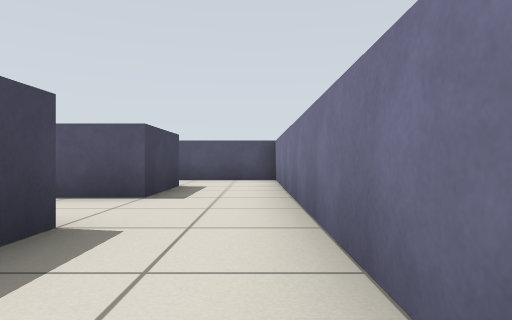
View 1 (above)

18 first-person views from a walk through a world built for the Gazebo simulator. The camera is 0.51 m above the floor, looks level and sees 75° across. The floor is counted in squares, 1 m on a side. Each view is taken from the middle of a square. On the plan, view 1 faces up. The plan holds only what a view shows up to about 9 squares ahead; the rest is blank. Robots are left out.

View 2
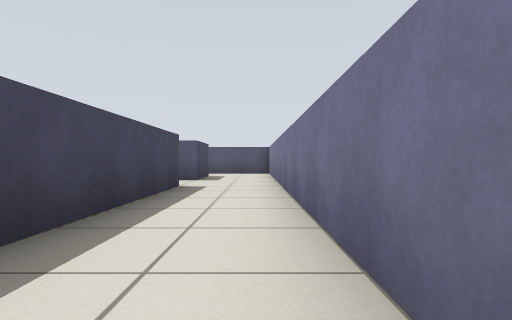

View 3
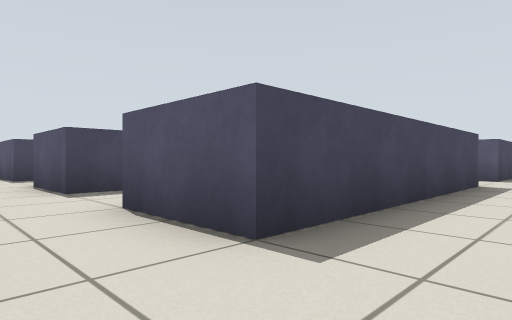

View 4
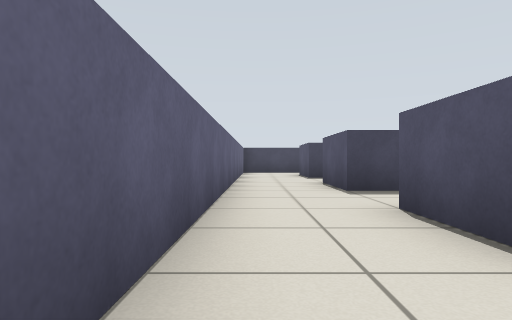

View 5
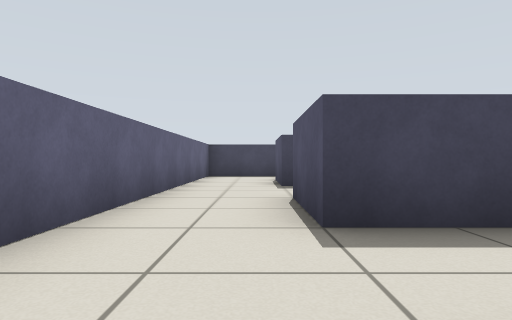

View 6
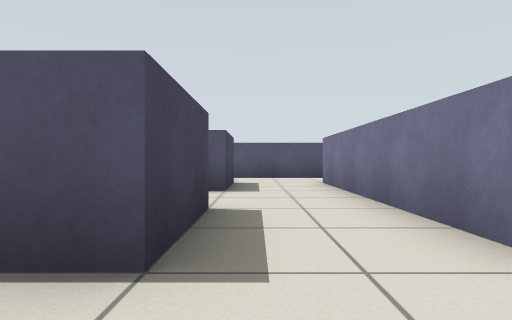

View 7
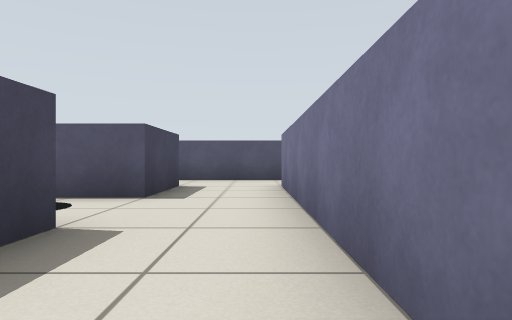

View 8
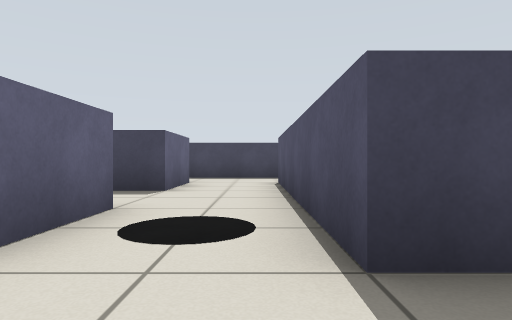

View 9
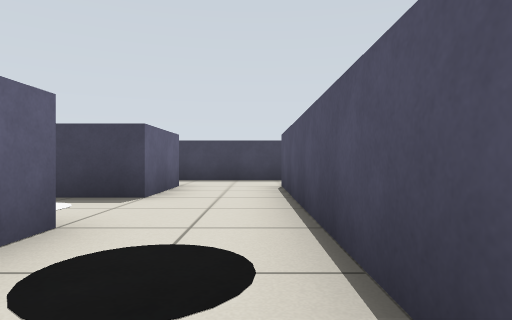

View 10
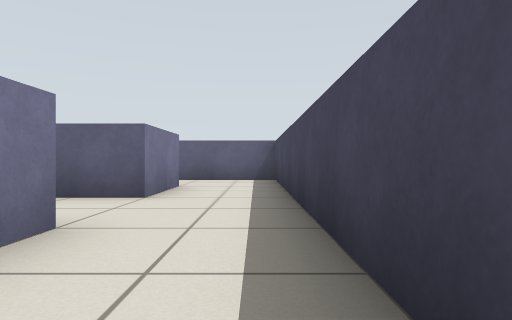

View 11
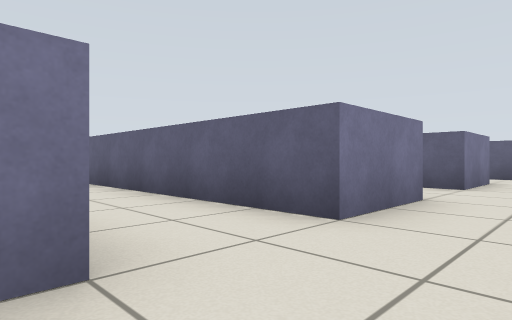

View 12
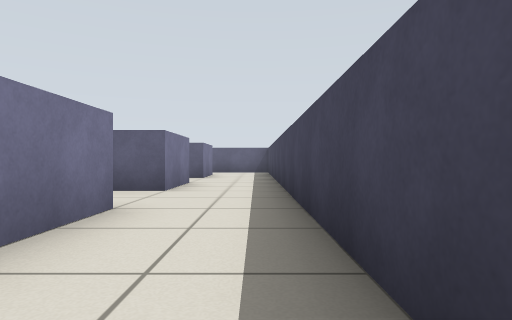

View 13
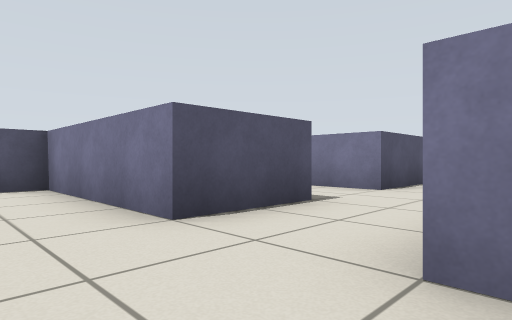

View 14
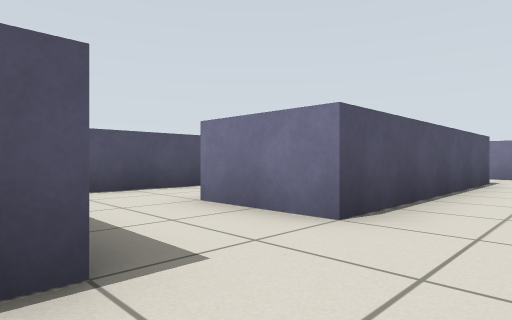

View 15
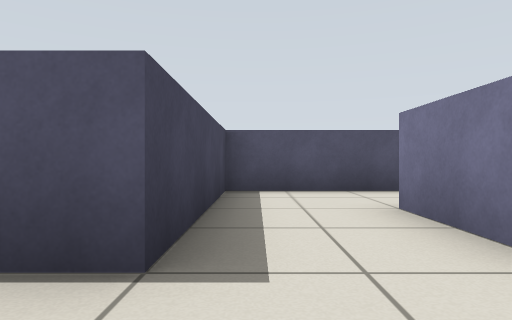

View 16
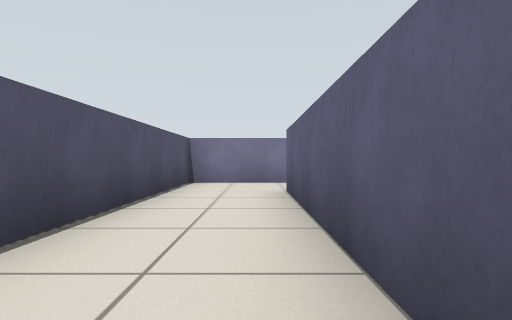

View 17
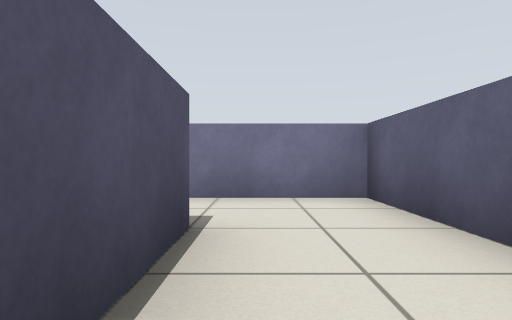

View 18
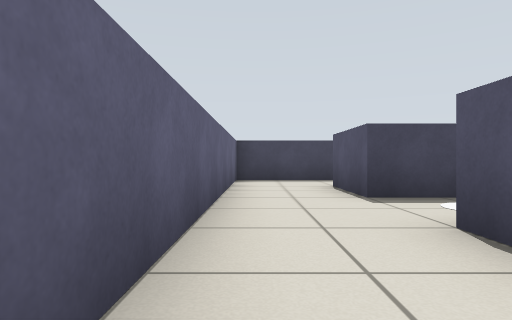

### Floor plan
Ten units are one square. View 1 is at (0, 0); x grows to the right and y downward. Boxes are objects, and circles mark ways between rooms. Rooms are numbered by the first view taken in them; rooms with no view inside come last. Other rooms are left out.
<svg viewBox="-140 -90 150 150">
<path fill="none" stroke="#000" d="M-15 -25 -15 35 -35 35M-35 55 5 55 5 -65M-15 -65 -15 -45 -35 -45M-35 35 -35 15M-55 15 -55 35 -75 35M-75 55 -35 55M-35 15 -35 -25M-55 -25 -55 -5 -75 -5M-75 15 -59 15M-135 -74 -135 -24M-115 -45 -115 -85 -122 -85M-135 -24 -135 15M-115 -5 -115 -25M-75 -45 -75 -65M-95 -65 -95 -45 -115 -45M-115 -25 -75 -25M-64 -65 -15 -65M5 -65 5 -85 -95 -85 -95 -65M-95 15 -95 35 -115 35M-115 55 -75 55M-135 15 -135 55 -115 55M-115 35 -115 15M-115 15 -95 15M-75 -5 -115 -5M-75 -25 -55 -25M-35 -45 -75 -45"/>
<circle cx="-25" cy="45" r="3" fill="#2a7"/>
<circle cx="-5" cy="-55" r="3" fill="#2a7"/>
<circle cx="-25" cy="-35" r="3" fill="#2a7"/>
<circle cx="-45" cy="25" r="3" fill="#2a7"/>
<circle cx="-65" cy="45" r="3" fill="#2a7"/>
<circle cx="-65" cy="5" r="3" fill="#2a7"/>
<circle cx="-45" cy="-15" r="3" fill="#2a7"/>
<circle cx="-125" cy="-15" r="3" fill="#2a7"/>
<circle cx="-105" cy="-35" r="3" fill="#2a7"/>
<circle cx="-125" cy="25" r="3" fill="#2a7"/>
<circle cx="-105" cy="5" r="3" fill="#2a7"/>
<circle cx="-85" cy="-55" r="3" fill="#2a7"/>
<circle cx="-65" cy="-35" r="3" fill="#2a7"/>
<circle cx="-105" cy="45" r="3" fill="#2a7"/>
<circle cx="-85" cy="25" r="3" fill="#2a7"/>
<text x="-10" y="0">1</text>
<text x="-50" y="40">2</text>
<text x="-50" y="0">3</text>
<text x="-130" y="-60">4</text>
<text x="-130" y="-10">5</text>
<text x="-90" y="-40">6</text>
<text x="-50" y="-80">7</text>
<text x="-90" y="40">8</text>
<text x="-130" y="30">9</text>
<text x="-100" y="0">10</text>
<text x="-60" y="-40">11</text>
</svg>
Room 1 opens to room 2. Room 1 opens to room 7. Room 1 opens to room 11. Room 2 opens to room 3. Room 2 opens to room 8. Room 3 opens to room 10. Room 3 opens to room 11. Room 4 opens to room 5. Room 4 opens to room 6. Room 5 opens to room 9. Room 5 opens to room 10. Room 6 opens to room 7. Room 6 opens to room 11. Room 8 opens to room 9. Room 8 opens to room 10.

Where each view was taken, in squares from view 1:
view 1: 0 up, 0 right, facing up
view 2: 4 down, 0 right, facing up
view 3: 5 down, 0 right, facing up-left
view 4: 5 down, 0 right, facing left
view 5: 4 down, 3 left, facing left
view 6: 5 down, 5 left, facing up
view 7: 4 down, 4 left, facing up
view 8: 0 up, 4 left, facing left
view 9: 0 up, 5 left, facing left
view 10: 3 up, 13 left, facing down
view 11: 5 up, 13 left, facing down-right
view 12: 8 up, 13 left, facing down
view 13: 2 up, 13 left, facing up-right
view 14: 3 up, 10 left, facing up-right
view 15: 3 up, 9 left, facing up
view 16: 7 up, 7 left, facing right
view 17: 4 down, 4 left, facing right
view 18: 5 down, 5 left, facing left
